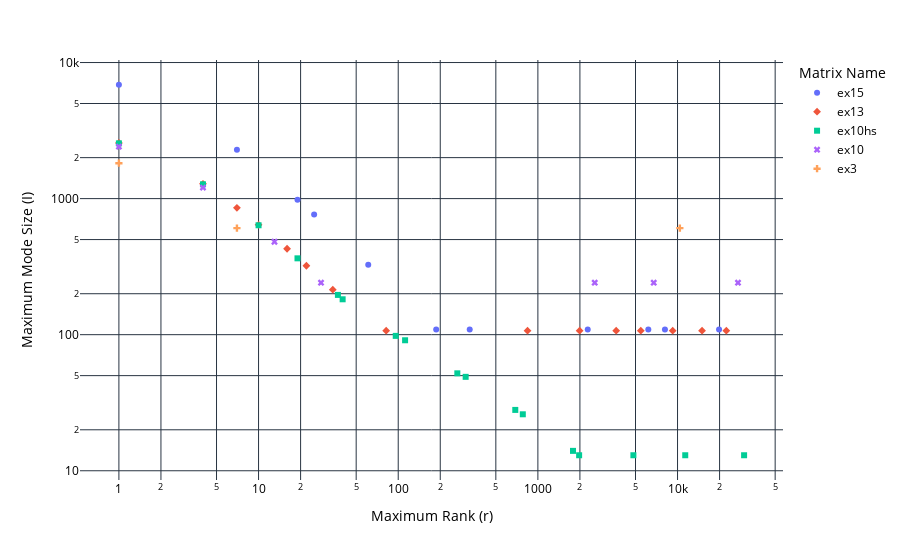

Here is the notebook cell this chart was saved with:
### Markdown cell above
Show the trade-off between r and I, separate plot: r^2 vs I^6

### Code cell
fig = px.scatter(baseline_df, x="rank", y="max_mode_size", color="matrix_name", symbol="matrix_name", log_x=True, log_y=True, 
                 labels={
                     "rank": "Maximum Rank (r)",
                     "matrix_name": "Matrix Name",
                     "max_mode_size": "Maximum Mode Size (I)",
                 })
fig.update_layout(
    plot_bgcolor='white',   # Plot area background color
    paper_bgcolor='white',  # Entire figure background color
    font=dict(color='black') # Font color
)
fig.show()

fig.write_image("plots/max_mode_size_vs_max_rank.pdf")

### Figure 1 — Plotly figure (JSON) as saved in the notebook; plotly's stock layout.template omitted (floating-point values rounded to 4 significant figures)
{"data": [{"hovertemplate": "Matrix Name=ex15<br>Maximum Rank (r)=%{x}<br>Maximum Mode Size (I)=%{y}<extra></extra>", "legendgroup": "ex15", "marker": {"color": "#636efa", "symbol": "circle"}, "mode": "markers", "name": "ex15", "orientation": "v", "showlegend": true, "x": [19820.0, 8125.0, 6175.0, 2275.0, 325.0, 187.0, 61.0, 25.0, 19.0, 7.0, 1.0], "xaxis": "x", "y": [109.0, 109.0, 109.0, 109.0, 109.0, 109.0, 327.0, 763.0, 981.0, 2289.0, 6867.0], "yaxis": "y", "type": "scatter"}, {"hovertemplate": "Matrix Name=ex13<br>Maximum Rank (r)=%{x}<br>Maximum Mode Size (I)=%{y}<extra></extra>", "legendgroup": "ex13", "marker": {"color": "#EF553B", "symbol": "diamond"}, "mode": "markers", "name": "ex13", "orientation": "v", "showlegend": true, "x": [22350.0, 14980.0, 9234.0, 5456.0, 3637.0, 1990.0, 843.0, 82.0, 34.0, 22.0, 16.0, 10.0, 7.0, 4.0, 1.0], "xaxis": "x", "y": [107.0, 107.0, 107.0, 107.0, 107.0, 107.0, 107.0, 107.0, 214.0, 321.0, 428.0, 642.0, 856.0, 1284.0, 2568.0], "yaxis": "y", "type": "scatter"}, {"hovertemplate": "Matrix Name=ex10hs<br>Maximum Rank (r)=%{x}<br>Maximum Mode Size (I)=%{y}<extra></extra>", "legendgroup": "ex10hs", "marker": {"color": "#00cc96", "symbol": "square"}, "mode": "markers", "name": "ex10hs", "orientation": "v", "showlegend": true, "x": [29960.0, 11350.0, 4830.0, 1974.0, 1784.0, 780.0, 689.0, 304.0, 265.0, 112.0, 96.0, 40.0, 37.0, 19.0, 10.0, 4.0, 1.0], "xaxis": "x", "y": [13.0, 13.0, 13.0, 13.0, 14.0, 26.0, 28.0, 49.0, 52.0, 91.0, 98.0, 182.0, 196.0, 364.0, 637.0, 1274.0, 2548.0], "yaxis": "y", "type": "scatter"}, {"hovertemplate": "Matrix Name=ex10<br>Maximum Rank (r)=%{x}<br>Maximum Mode Size (I)=%{y}<extra></extra>", "legendgroup": "ex10", "marker": {"color": "#ab63fa", "symbol": "x"}, "mode": "markers", "name": "ex10", "orientation": "v", "showlegend": true, "x": [27100.0, 6754.0, 2553.0, 28.0, 13.0, 4.0, 1.0], "xaxis": "x", "y": [241.0, 241.0, 241.0, 241.0, 482.0, 1205.0, 2410.0], "yaxis": "y", "type": "scatter"}, {"hovertemplate": "Matrix Name=ex3<br>Maximum Rank (r)=%{x}<br>Maximum Mode Size (I)=%{y}<extra></extra>", "legendgroup": "ex3", "marker": {"color": "#FFA15A", "symbol": "cross"}, "mode": "markers", "name": "ex3", "orientation": "v", "showlegend": true, "x": [10390.0, 7.0, 1.0], "xaxis": "x", "y": [607.0, 607.0, 1821.0], "yaxis": "y", "type": "scatter"}], "layout": {"xaxis": {"anchor": "y", "domain": [0.0, 1.0], "title": {"text": "Maximum Rank (r)"}, "type": "log"}, "yaxis": {"anchor": "x", "domain": [0.0, 1.0], "title": {"text": "Maximum Mode Size (I)"}, "type": "log"}, "legend": {"title": {"text": "Matrix Name"}, "tracegroupgap": 0}, "margin": {"t": 60}, "font": {"color": "black"}, "plot_bgcolor": "white", "paper_bgcolor": "white"}}
